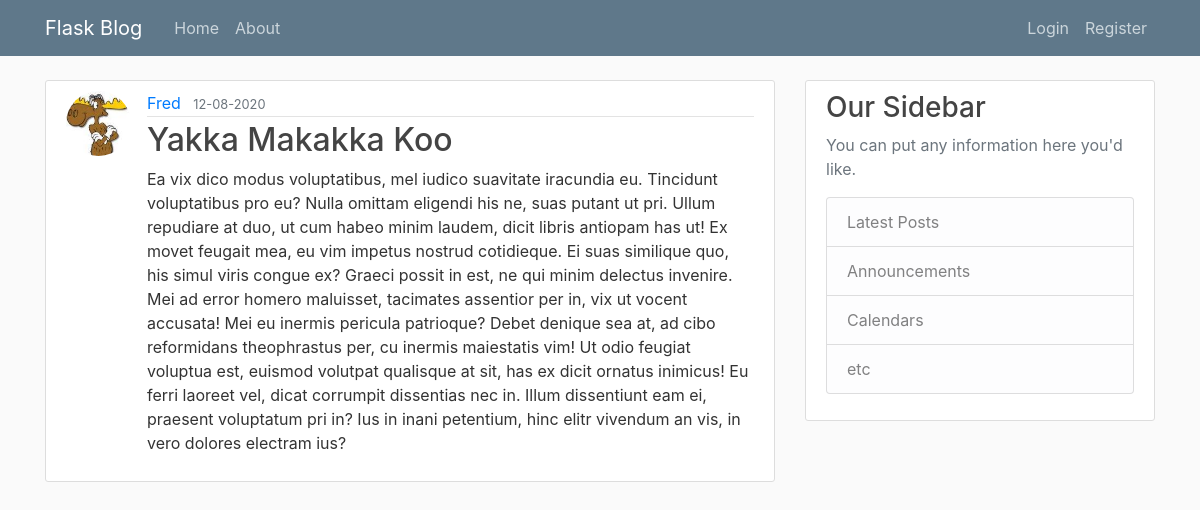
The app's page /post/4 with its own data.
### flaskblog/models.py (models this page shows, shortened)
class User(db.Model, UserMixin):
    id = db.Column(db.Integer, primary_key=True)
    username = db.Column(db.String(20), unique=True, nullable=False)
    email = db.Column(db.String(120), unique=True, nullable=False)
    image_file = db.Column(db.String(20), nullable=False,
                           default='default.jpg')
    password = db.Column(db.String(60), nullable=False)
    posts = db.relationship('Post', backref='author', lazy=True)

class Post(db.Model):
    id = db.Column(db.Integer, primary_key=True)
    title = db.Column(db.String(100), nullable=False)
    date_posted = db.Column(db.DateTime, nullable=False,
                            default=datetime.utcnow)
    content = db.Column(db.Text, nullable=False)
    user_id = db.Column(db.Integer, db.ForeignKey('user.id'), nullable=False)

### flaskblog/routes.py (the view)
@app.route('/post/<int:post_id>')
def post(post_id):
    post = Post.query.get_or_404(post_id)
    return render_template('post.html', title=post.title, post=post)

### flaskblog/templates/post.html (shortened to what this page needs)
{% extends "layout.html" %}
{% block content %}
    <article class="media content-section">
        <img class="rounded-circle article-img" src="{{ url_for('static', filename='profile_pics/' + post.author.image_file) }}" alt="">
        <div class="media-body">
            <div class="article-metadata">
            <a class="mr-2" href="#">{{ post.author.username }}</a>
            <small class="text-muted">{{ post.date_posted.strftime('%d-%m-%Y') }}</small>
            </div>
            <h2 class="article-title">{{ post.title }}</h2>
            <p class="article-content">{{ post.content }}</p>
        </div>
    </article>
{% endblock content %}

### flaskblog/static/main.css (style rules this page uses)
body { background: #fafafa; color: #333333; margin-top: 5rem; }
h1, h2, h3, h4, h5, h6 { color: #444444; }
.content-section { background: #ffffff; padding: 10px 20px; border: 1px solid #dddddd; border-radius: 3px; margin-bottom: 20px; }
.article-title { color: #444444; }
.article-content { white-space: pre-line; }
.article-img { height: 65px; width: 65px; margin-right: 16px; }
.article-metadata { padding-bottom: 1px; margin-bottom: 4px; border-bottom: 1px solid #e3e3e3; }

### records on screen
User: image_file (picture), author.username "Fred"
Post: date_posted "12-08-2020", title "Yakka Makakka Koo", content "Ea vix dico modus voluptatibus, mel iudico suavitate iracundia eu. Tincidunt voluptatibus pro eu? Nulla omittam eligendi his ne, suas putant ut pri. Ullum repudiare at duo, ut cum habeo minim laudem, dicit libris antiopam has ut! Ex movet feugait mea, eu vim impetus nostrud cotidieque. Ei suas similique quo, his simul viris congue ex? Graeci possit in est, ne qui minim delectus invenire. Mei ad error homero maluisset, tacimates assentior per in, vix ut vocent accusata! Mei eu inermis pericula patrioque? Debet denique sea at, ad cibo reformidans theophrastus per, cu inermis maiestatis vim! Ut odio feugiat voluptua est, euismod volutpat qualisque at sit, has ex dicit ornatus inimicus! Eu…"
